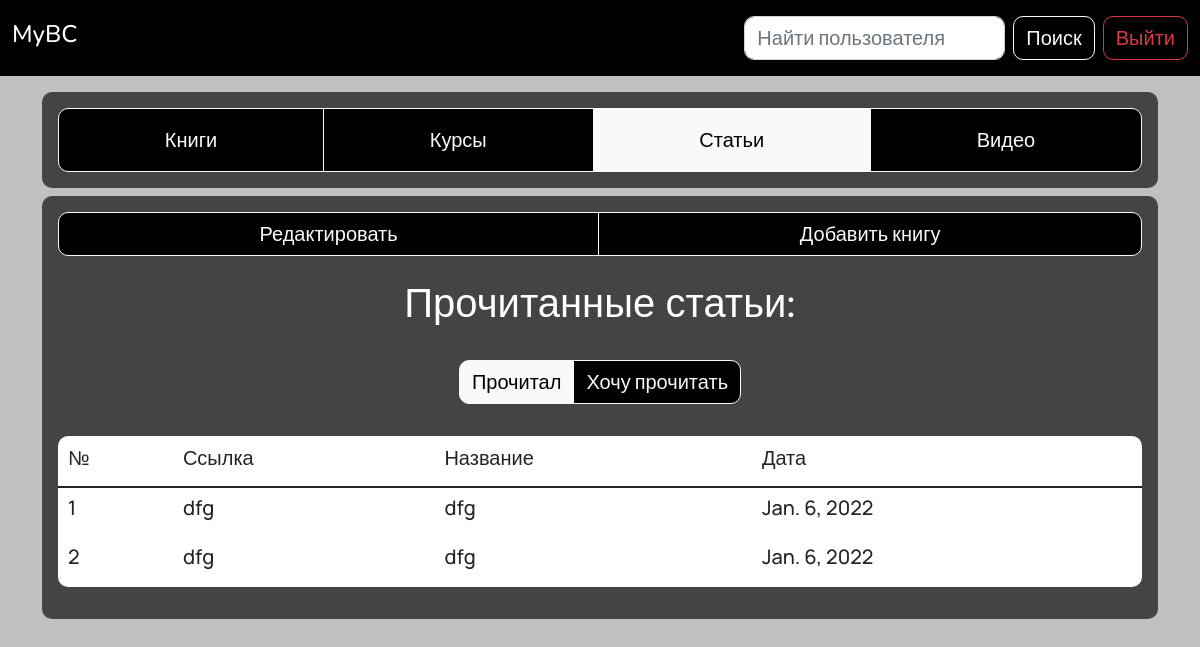
The app's page /wwwwww/articles/ (signed in) with its own data.
### app/models.py (models this page shows, shortened)
class Articles(models.Model):
	user = models.ForeignKey(User, on_delete=models.CASCADE)
	title = models.CharField(max_length=100)
	link = models.TextField()
	date = models.DateField(default=date.today)
	class Meta:
		verbose_name = 'Статья'
		verbose_name_plural = 'Статьи'

### app/views.py (the view, shortened to what this page needs)
# urls.py: path('<username>/articles/', views.articles, name='articles'),
def articles(request, username):
	if request.user.is_authenticated:
		username = request.user
	username = User.objects.get(username=username)
	form_article = ArticlesForm
	if request.method == 'POST' and 'delete_article' in request.POST:
		delete_id = request.POST['delete_article']
		Articles.objects.filter(id=delete_id).delete()
	try:
		articles = Articles.objects.filter(user=username)
	except Articles.DoesNotExist:
		articles = None
	return render(request, 'articles.html', {'articles': articles,
		'form_article': form_article, 'username': username})

### templates/articles.html (shortened to what this page needs)
{% extends "base.html" %}
{% load static %}
{% block content %}
	<main>
		<section class="subheader">
			<div class="container">
				<div class="submodule mt-3 mb-2">
					<div class="btn-group w-100 p-3">
						<a href="{% url 'books' username %}" class="btn btn-outline-light p-3">Книги</a>
						<a href="{% url 'courses' username %}" class="btn btn-outline-light p-3">Курсы</a>
						<a href="{% url 'articles' username %}" class="btn btn-outline-light p-3 active" aria-current="page">Статьи</a>
						<a href="{% url 'videos' username %}" class="btn btn-outline-light p-3">Видео</a>
					</div>
				</div>
			</div>
		</section>
		<section class="common_field">
			<div class="container">
				<div class="alignment">
					{% if user.is_authenticated %}
						<div class="btn-group p-3 w-100">
							<button id="redact" class="btn btn-outline-light btn_redact" onclick="redact()">Редактировать</button>
							<button class="btn btn-outline-light btn_book" onclick="openForm()">Добавить книгу</button>
						</div>
					{% endif %}
					<h1 class="text-center text-white p-2">Прочитанные статьи:</h1>
					<div class="text-center">
						<div class="btn-group p-3 w-40">
							<a href="{% url 'articles' username %}" class="btn btn-outline-light active">Прочитал</a>
							<a href="{% url 'future_articles' username %}" class="btn btn-outline-light">Хочу прочитать</a>
						</div>
					</div>
					{% if articles %}
							<div class="p-3">
								<table class="table text-break ml-3 table-hover text-dark border-bottom-0">
									<thead>
								    	<tr>
								      		<th scope="col"><h5>№</h5></th>
								      		<th scope="col"><h5>Ссылка</h5></th>
								      		<th scope="col"><h5>Название</h5></th>
								      		<th scope="col"><h5>Дата</h5></th>
								    	</tr>
								  	</thead>
								  	<tbody>
								  		{% for article in articles %}
										    <tr>
										      	<th scope="row"><h5>{{ forloop.counter }}</h5></th>
										      	<td><h5>{{ article.link }}</h5></td>
										      	<td><h5>{{ article.title }}</h5></td>
										      	<td><h5>{{ article.date }}</h5></td>
										    </tr>
									    {% endfor %}
								  	</tbody>
								</table>
							</div>
					{% else %}
						<p class="h4 text-center text-white p-1">Пока нет ни одной прочитанной статьи</p>
					{% endif %}
				</div>
			</div>
		</section>
	</main>
{% endblock %}

### static/css/style.css (style rules this page uses)
* { padding: 0; margin: 0; text-decoration: none; }
body { background: #C0C0C0; }
h1, h2, h3, h4, h5 { font-family: 'Nunito', sans-serif; }
p, a, h5, h6, button, input, th, label { font-family: 'Manrope', sans-serif; }
.submodule, .alignment, .list-group-item { background: #444444; border-radius: 10px; }
table { background: #ffffff; border-radius: 10px; }
.btn { background: #000000; border-radius: 10px; font-size: 20px; }
.table-hover { color: #ffffff; }
tbody { border-style: hidden; border: 2px solid #dee2e600; }
.table { border: 2px solid #dee2e600; }

### records on screen
Articles: link "dfg", title "dfg", date "Jan. 6, 2022"
Articles: link "dfg", title "dfg", date "Jan. 6, 2022"
